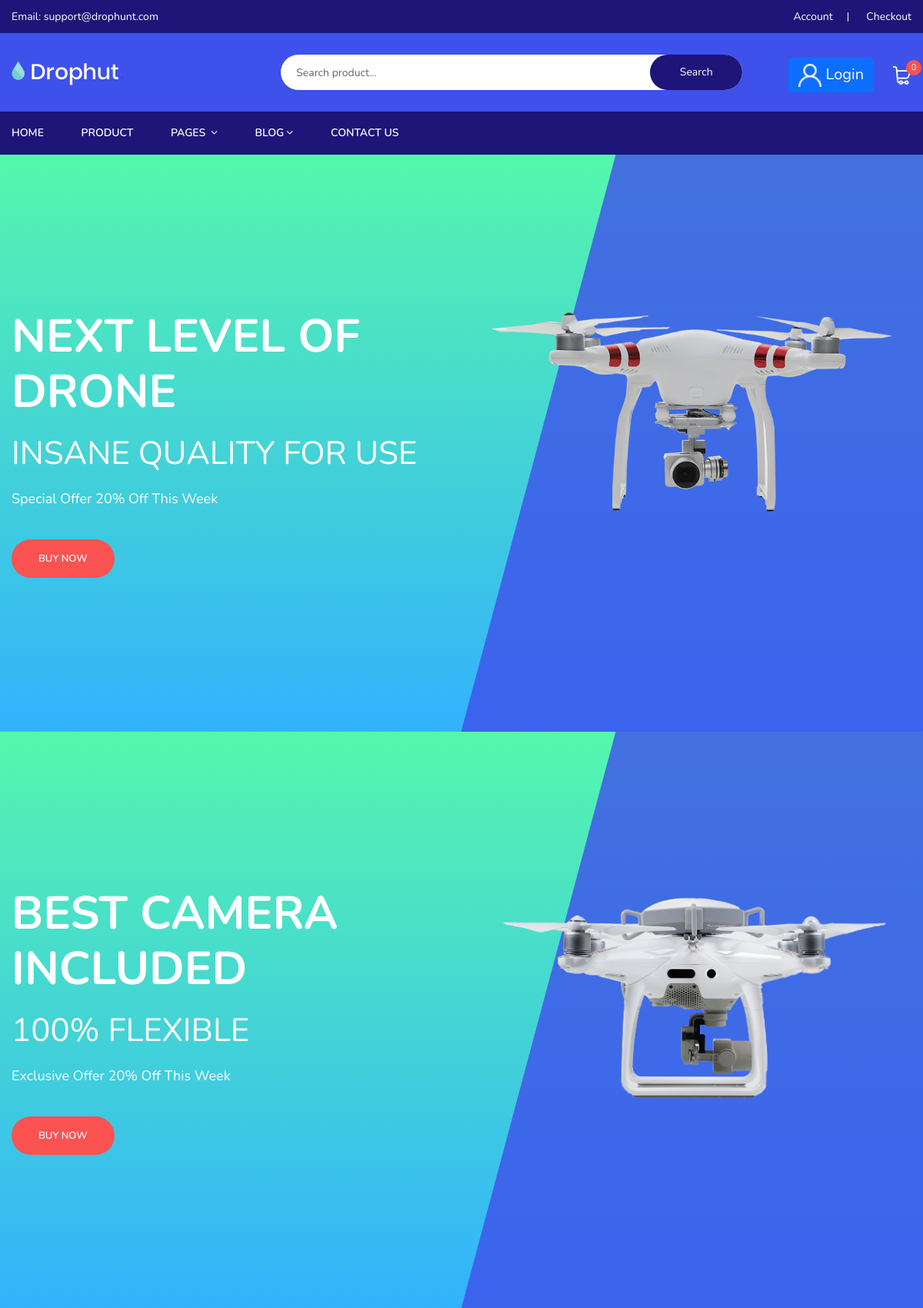
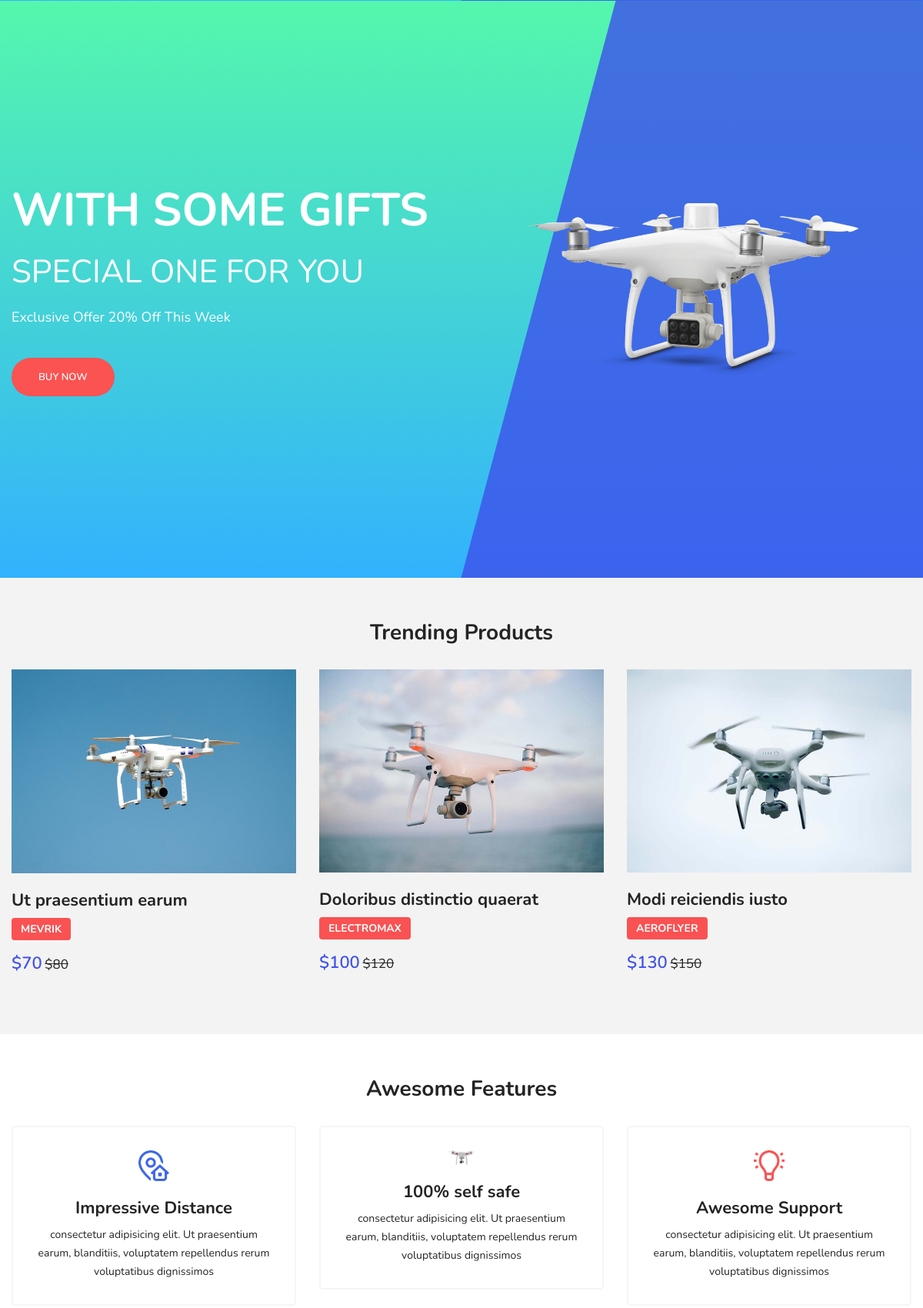
The app's page /route.php (upper part) with its own data (2 pictures, top to bottom).
### tables this page shows
CREATE TABLE `slider` (
  `id` int(11) NOT NULL,
  `image` varchar(255) DEFAULT NULL,
  `title` varchar(100) DEFAULT NULL,
  `description` text DEFAULT NULL,
  `link` varchar(255) DEFAULT NULL
);

CREATE TABLE `products` (
  `id` int(11) NOT NULL,
  `name` varchar(100) NOT NULL,
  `subtitle` varchar(100) NOT NULL,
  `description` text DEFAULT NULL,
  `price` int(11) NOT NULL,
  `price_after_sale` int(11) DEFAULT NULL,
  `image` varchar(255) DEFAULT NULL,
  `rating` smallint(6) NOT NULL DEFAULT 0,
  `review` smallint(6) NOT NULL DEFAULT 0,
  `styles` varchar(100) NOT NULL,
  `properties` varchar(100) NOT NULL
);

### src/DB_Actions/slider.php (called while the page is built, shortened)
<?php
class Slider {
    private $table_name = "slider";
    public function __construct($db) {
        $this->conn = $db;
    }
    public function readAll() {
        $query = "SELECT * FROM " . $this->table_name;
        return mysqli_query($this->conn,$query);
    }
}
?>

### src/functions.php (called while the page is built, shortened)
<?php
function url($path)
{
    return Base_Url."route.php?page=".$path;
    die;
}

### src/DB_Actions/Products.php (called while the page is built, shortened)
<?php
class Product {
    private $conn;
    private $table_name = "products";
    public function __construct($db) {
        $this->conn = $db;
    }
    public function readAll() {
        $query = "SELECT * FROM " . $this->table_name;
        return mysqli_query($this->conn, $query);
    }
}
?>

### views/index.php (the view, shortened to what this page needs)
<?php require_once Root_Path.'inc/header.php';?>
<?php require_once Root_Path.'inc/nav.php';?>
<?php require_once Root_Path.'src/DB_Actions/slider.php';?>
<?php require_once Root_Path.'src/DB_Actions/Products.php';?>
<?php
$product_db = new DataBase();
$conn = $product_db->getConnection();
$product = new Product($conn);
$slider = new Slider($conn);
?>
    <section class="slider_section d-flex align-items-center" data-bgimg="assets/img/slider/slider3.jpg">
        <div class="slider_area owl-carousel">
        <?php $slider_res = $slider->readAll();
                    while($slider_row = mysqli_fetch_assoc($slider_res)):?>
            <div class="single_slider d-flex align-items-center">
                <div class="container">
                    <div class="row">
                        <div class="col-xl-6 col-md-6">
                            <div class="slider_content">
                                <h1><?php echo $slider_row['title'];?></h1>
                                <h2><?php echo $slider_row['description'];?></h2>
                                <p><?php echo $slider_row['link'];?></p>
                                <a class="button" href=<?php echo url("product-details");?>>Buy now</a>
                            </div>
                        </div>
                        <div class="col-xl-6 col-md-6">
                            <div class="slider_content">
                                <img src=<?php echo Base_Url . "public/images/slider/" . $slider_row['image'];?> alt="">
                            </div>
                        </div>
                    </div>
                </div>
            </div>
            <?php endwhile;?>
        </div>
    </section>
    <section class="pt-60 pb-30 gray-bg">
    <div class="container">
        <div class="row">
            <div class="col text-center">
                <div class="section-title">
                    <h2>Trending Products</h2>
                </div>
            </div>
        </div>
        <div class="row justify-content-center">
            <?php $product_res = $product->readAll();?>
            <?php $i=0;?>
            <?php while($product_row = mysqli_fetch_assoc($product_res)):?>
            <div class="col-xl-4 col-lg-4 col-md-6 col-sm-12 mb-4">
                <div class="single-tranding">
                    <a href=<?php echo url("product-details&id=") . $product_row['id'];?>>
                        <div class="tranding-pro-img">
                            <img src=<?php echo Base_Url . "public/images/products/" . $product_row['image'];?> alt="">
                        </div>
                        <div class="tranding-pro-title">
                            <h3><?php echo $product_row['name'];?></h3>
                            <h4><?php echo $product_row['subtitle'];?></h4>
                        </div>
                        <div class="tranding-pro-price">
                            <div class="price_box">
                                <span class="current_price">$<?php echo $product_row['price_after_sale'];?></span>
                                <span class="old_price">$<?php echo $product_row['price'];?></span>
                            </div>
                        </div>
                    </a>
                </div>
            </div>
            <?php $i++;?>
            <?php if($i==3){break;}?>
            <?php endwhile;?>
        </div>
    </div>
</section>
    <section class="features-area pt-60 pb-60">
        <div class="container">
            <div class="row">
                <div class="col text-center">
                    <div class="section-title">
                        <h2>Awesome Features</h2>
                    </div>
                </div>
            </div>
            <div class="row justify-content-center">
                <div class="col-xl-4 col-lg-4 col-md-4 col-sm-6 col-12">
                    <div class="single-features">
                        <img src="assets/img/icon/1.png" alt="">
                        <h3>Impressive Distance</h3>
                        <p>consectetur adipisicing elit. Ut praesentium earum, blanditiis, voluptatem repellendus rerum voluptatibus dignissimos</p>
                    </div>
                </div>
                <div class="col-xl-4 col-lg-4 col-md-4 col-sm-6 col-12">
                    <div class="single-features">
                        <img src="assets/img/icon/2.png" alt="">
                        <h3>100% self safe</h3>
                        <p>consectetur adipisicing elit. Ut praesentium earum, blanditiis, voluptatem repellendus rerum voluptatibus dignissimos</p>
                    </div>
                </div>
                <div class="col-xl-4 col-lg-4 col-md-4 col-sm-6 col-12">
                    <div class="single-features">
                        <img src="assets/img/icon/3.png" alt="">
                        <h3>Awesome Support</h3>
                        <p>consectetur adipisicing elit. Ut praesentium earum, blanditiis, voluptatem repellendus rerum voluptatibus dignissimos</p>
                    </div>
                </div>
            </div>
        </div>
    </section>
    <?php require_once Root_Path.'inc/footer.php';?>

### assets/css/custom.css (style rules this page uses)
.container { max-width: 1300px; }
img { -webkit-user-drag: none; -khtml-user-drag: none; -moz-user-drag: none; -o-user-drag: none; display: inline-block; max-width: 100%; }
.single_slider { position: relative; z-index: 100; }
.single_slider:after { position: absolute; content: ""; height: 100%; width: 100%; background-image: linear-gradient(180deg, #2af598 0%, #009efd 100%); top: 0; left: 0; opacity: 0.8; z-index: -1; }
.slider_content { color: #fff; }
.slider_content h1 { font-weight: 700; }
.slider_content h2 { font-size: 42px; }
.single_slider { height: 750px; }
.slider_content a { border-radius: 50px; }
.single_slider { overflow: hidden; }
.single_slider:before { position: absolute; content: ""; height: 100%; width: 50%; right: -100px; background: #3e51eb; opacity: 0.8; transform: skew(-15deg, 0deg); }
.pb-30 { padding-bottom: 30px; }
.pb-60 { padding-bottom: 60px; }
.pt-60 { padding-top: 60px; }
.section-title { margin-bottom: 30px; }
.section-title h2 { font-size: 28px; margin-top: -7px; }
.single-features { padding: 30px; margin-bottom: 30px; text-align: center; border: 2px solid #f5f5f5; border-radius: 5px; }
.single-features img { margin-bottom: 20px; width: 40px; height: auto; }
.single-features h3 { font-size: 22px; }
.gray-bg { background: #f3f3f3; }
.single-tranding { margin-bottom: 23px; }
.tranding-pro-img { margin-bottom: 20px; }
.tranding-pro-img img { width: 100%; }
.tranding-pro-title { margin-bottom: 10px; }
.tranding-pro-title h3 { font-size: 22px; display: block; font-weight: 700; }
.tranding-pro-title h4 { font-size: 14px; background: #FA5252; color: #fff; padding: 5px 12px; border-radius: 4px; display: inline-block; }
.tranding-pro-price .current_price { color: #3E51EB !important; }
.tranding-pro-price .price_box span.current_price { font-weight: 600; font-size: 22px; }
.tranding-pro-price .price_box span.old_price { font-size: 17px; }

### records on screen
slider: title "NEXT LEVEL OF DRONE", description "INSANE QUALITY FOR USE", link "Special Offer 20% Off This Week", image (picture)
slider: title "BEST CAMERA INCLUDED", description "100% FLEXIBLE", link "Exclusive Offer 20% Off This Week", image (picture)
slider: title "WITH SOME GIFTS", description "SPECIAL ONE FOR YOU", link "Exclusive Offer 20% Off This Week", image (picture)
products: image (picture), name "Ut praesentium earum", subtitle "MEVRIK", price_after_sale "70", price "80"
products: image (picture), name "Doloribus distinctio quaerat", subtitle "ELECTROMAX", price_after_sale "100", price "120"
products: image (picture), name "Modi reiciendis iusto", subtitle "AEROFLYER", price_after_sale "130", price "150"

### other values on screen
$cart_num "0"
